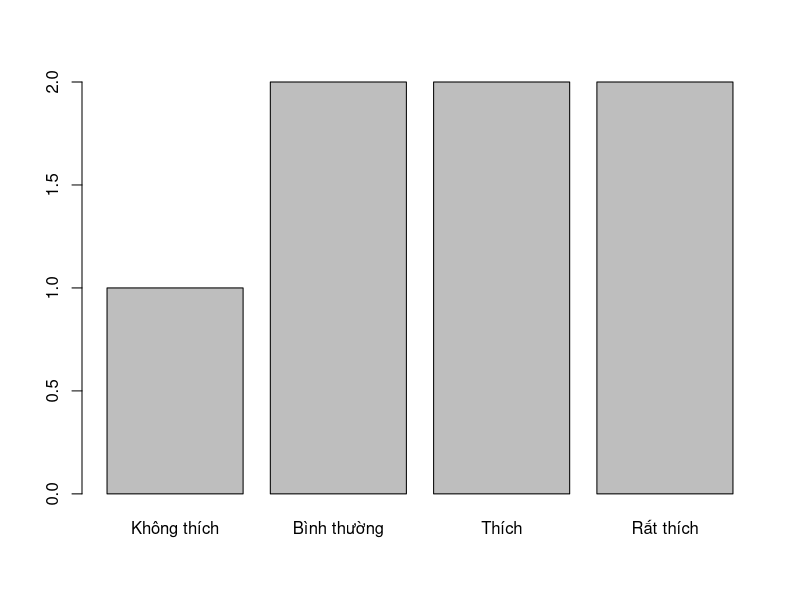

Write the R code that produced this figure.
# date
# number
# string
# ...

# Dữ liệu số thực: tuổi, chiều cao, điểm số
# Dữ liệu văn bản tự do: tên người, bài viết
# Dữ liệu số nguyên: ID, mã số, ....

# Dữ liệu thể loại (categorical data):
# color: "red", "blue", "red", "green", ...
# value: "low", "medium", "high", ...
# education: "High school", "Bacherlor", "Master", "PhD", ....
# grades: "A", "B", "C", ...
# => Factor

# Factor là kiểu dữ liệu đặc biệt trong R 
# dùng để lưu trữ dữ liệu phân loại (categorical data) 
# với các mức độ (levels) xác định.

# Unordered Factor (Factor không có thứ tự)
colors <- factor(c("red", "green", "blue", "yellow"))

# Ordered Factor(Factor có thứ tự)
ratings <- factor(c("low", "high", "medium", "high"),
                  levels = c("low", "medium", "high"), # low < medium < high
                  ordered = TRUE
                  )

str(ratings)

# Ví dụ:
# Dữ liệu giáo dục
education <- factor( c("High School", "Bachelor", "Master", "PhD"),
                     levels = c("High School", "Bachelor", "Master", "PhD"),
                     ordered = TRUE)
str(education)
levels(education)

# Tạo dữ liệu điểm số của học sinh
grades <- factor(
  c("Giỏi", "Khá", "Trung bình", "Giỏi", "Khá", "Yếu"),
  levels = c("Yếu", "Trung bình", "Khá", "Giỏi"),
  ordered = TRUE  # Có thứ tự từ yếu đến giỏi
)

table(grades)

# Khảo sát khách hàng
satisfaction <- factor(
  c("Rất thích", "Thích", "Bình thường", "Không thích", 
    "Thích", "Rất thích", "Bình thường"),
  levels = c("Không thích", "Bình thường", "Thích", "Rất thích"),
  ordered = TRUE
)

table(satisfaction)

# Vẽ biểu đồ
barplot(table(satisfaction))

# Kích cỡ áo
sizes <- factor(
  c("M", "L", "S", "XL", "M", "S", "M", "L", "XL", "M"),
  levels = c("S", "M", "L", "XL"),
  ordered = TRUE
)

# Thống kê
summary(sizes)


